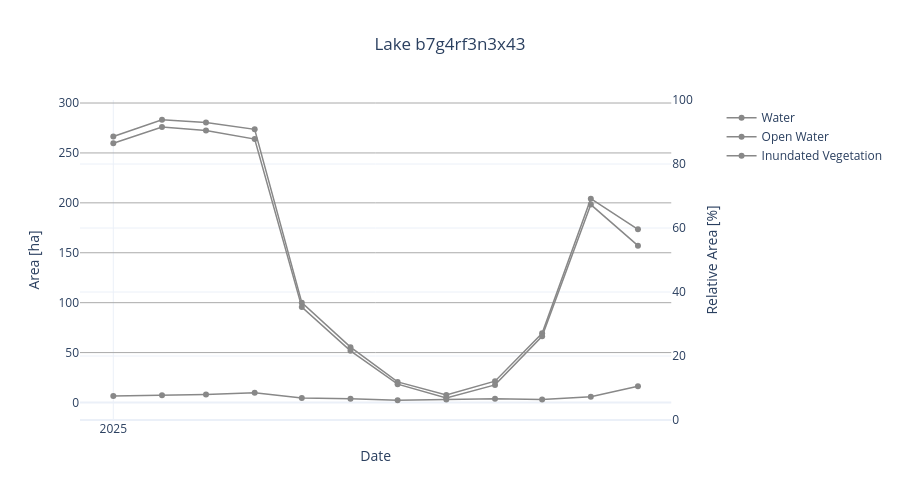

The cell this chart's notebook holds for it:
### Code cell
out_file = "lake_timeseries_dswx_monthly.html"
dataset_monthly.plot_timeseries_interactive(object_id=lake_id, save_path=out_file)

### Figure 1 — Plotly figure (JSON) as saved in the notebook; plotly's stock layout.template omitted (floating-point values rounded to 4 significant figures)
{"data": [{"connectgaps": true, "customdata": [70.56, 75.03, 74.32, 72.49, 26.5, 14.69, 5.457, 1.98, 5.651, 18.36, 54.07, 45.95], "hovertemplate": "%{y:.2f} ha | %{customdata:.1f}%<extra></extra>", "line": {"color": "#888888", "width": 1.5}, "marker": {"size": 6, "symbol": "circle"}, "mode": "lines+markers", "name": "Water", "type": "scatter", "x": ["2025-01-01T00:00:00.000000000", "2025-02-01T00:00:00.000000000", "2025-03-01T00:00:00.000000000", "2025-04-01T00:00:00.000000000", "2025-05-01T00:00:00.000000000", "2025-06-01T00:00:00.000000000", "2025-07-01T00:00:00.000000000", "2025-08-01T00:00:00.000000000", "2025-09-01T00:00:00.000000000", "2025-10-01T00:00:00.000000000", "2025-11-01T00:00:00.000000000", "2025-12-01T00:00:00.000000000"], "xaxis": "x", "y": [266.4, 283.3, 280.6, 273.7, 100.0, 55.45, 20.6, 7.475, 21.34, 69.33, 204.1, 173.5], "yaxis": "y"}, {"connectgaps": true, "customdata": [1.756, 1.923, 2.137, 2.59, 1.184, 0.9693, 0.596, 0.7867, 0.9774, 0.8105, 1.55, 4.325], "hovertemplate": "%{y:.2f} ha | %{customdata:.1f}%<extra></extra>", "line": {"color": "#888888", "width": 1.5}, "marker": {"size": 6, "symbol": "circle"}, "mode": "lines+markers", "name": "Open Water", "type": "scatter", "x": ["2025-01-01T00:00:00.000000000", "2025-02-01T00:00:00.000000000", "2025-03-01T00:00:00.000000000", "2025-04-01T00:00:00.000000000", "2025-05-01T00:00:00.000000000", "2025-06-01T00:00:00.000000000", "2025-07-01T00:00:00.000000000", "2025-08-01T00:00:00.000000000", "2025-09-01T00:00:00.000000000", "2025-10-01T00:00:00.000000000", "2025-11-01T00:00:00.000000000", "2025-12-01T00:00:00.000000000"], "xaxis": "x", "y": [6.629, 7.259, 8.069, 9.779, 4.469, 3.659, 2.25, 2.97, 3.69, 3.06, 5.85, 16.33], "yaxis": "y"}, {"connectgaps": true, "customdata": [68.8, 73.1, 72.18, 69.9, 25.32, 13.72, 4.862, 1.193, 4.674, 17.55, 52.52, 41.63], "hovertemplate": "%{y:.2f} ha | %{customdata:.1f}%<extra></extra>", "line": {"color": "#888888", "width": 1.5}, "marker": {"size": 6, "symbol": "circle"}, "mode": "lines+markers", "name": "Inundated Vegetation", "type": "scatter", "x": ["2025-01-01T00:00:00.000000000", "2025-02-01T00:00:00.000000000", "2025-03-01T00:00:00.000000000", "2025-04-01T00:00:00.000000000", "2025-05-01T00:00:00.000000000", "2025-06-01T00:00:00.000000000", "2025-07-01T00:00:00.000000000", "2025-08-01T00:00:00.000000000", "2025-09-01T00:00:00.000000000", "2025-10-01T00:00:00.000000000", "2025-11-01T00:00:00.000000000", "2025-12-01T00:00:00.000000000"], "xaxis": "x", "y": [259.8, 276.0, 272.5, 263.9, 95.58, 51.79, 18.35, 4.505, 17.65, 66.27, 198.3, 157.2], "yaxis": "y"}, {"line": {"color": "gray", "dash": "dot", "width": 1}, "mode": "lines", "name": "Normalized", "showlegend": false, "type": "scatter", "x": [], "xaxis": "x", "y": [], "yaxis": "y2"}], "layout": {"height": 500, "hoverlabel": {"namelength": -1}, "hovermode": "x unified", "legend": {"x": 1.02, "xanchor": "left", "y": 0.99, "yanchor": "top"}, "title": {"text": "Lake b7g4rf3n3x43", "x": 0.5}, "xaxis": {"anchor": "y", "domain": [0.0, 0.94], "dtick": "M12", "hoverformat": "%Y", "tick0": "2025-01-01T00:00:00", "tickformat": "%Y", "tickmode": "linear", "title": {"text": "Date"}}, "yaxis": {"anchor": "x", "domain": [0.0, 1.0], "gridcolor": "#aaaaaa", "gridwidth": 1, "showgrid": true, "title": {"text": "Area [ha]"}}, "yaxis2": {"anchor": "x", "overlaying": "y", "range": [0, 100], "side": "right", "title": {"text": "Relative Area [%]"}}}}
